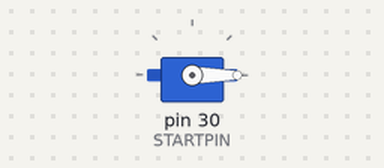
Bench run of a sketch on a simulated Arduino Mega 2560, built with avr-gcc and run on an emulated ATmega2560. On the bench: servo. What the sketch prints to the serial monitor is not drawn.

Above: at 0.05 s.
At 4.15 s:
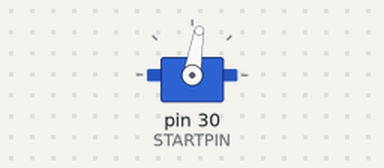
At 8.75 s:
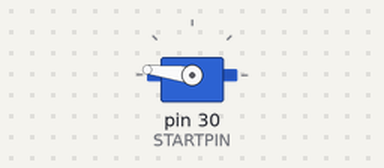
At 17.45 s:
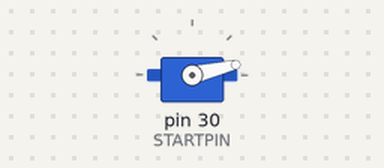
Timing chart, 0 to 23.5 s (numbered marks = the images above):
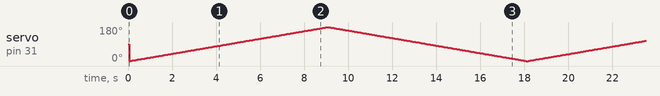

The sketch:

ServoTest.ino
```cpp
//can test multiple servos at once; assumes that only valid pins are used
#include <Servo.h>

#define STARTPIN 30
#define ENDPIN 31
#define SPINDELAY 25

Servo myServo;

void setup() {
  Serial.begin(9600);
  Serial.println("Servo test code running. Servo should sweep 180 degrees from left to right, then back.");
}

void loop() {
  for (int n = STARTPIN; n <= ENDPIN; n++) {
    moveServo(n);
  }

  Serial.println("Done!");

  delay(60000);
}

void moveServo(int pin) {
  for (int i = 0; i <= 180; i++) {
    myServo.attach(pin);
    delay(SPINDELAY);
    myServo.write(i);
    delay(SPINDELAY);
    myServo.detach(); //attach/detach reduced jittering of servos as observed in a previous project
  }

  for (int i = 179; i >= 0; i--) {
    myServo.attach(pin);
    delay(SPINDELAY);
    myServo.write(i);
    delay(SPINDELAY);
    myServo.detach(); //delays and attach/detach eliminated jittering of servos as observed in a previous project
  }

  Serial.print("Servo at pin ");
  Serial.print(pin);
  Serial.println(" is done.");
  return;
}
```
